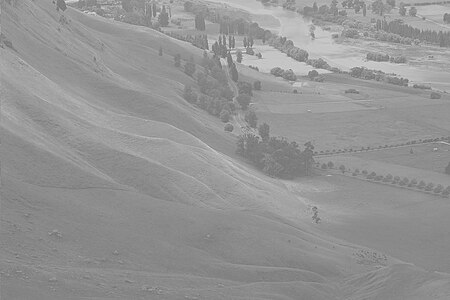
#> input picture histogram_equalisation/image3.jpg, 450 x 300 px, found by its file name
$ jupyter execute --allow-errors histogram_equalisation.ipynb
#> lines starting #> are read from the running program, lines starting #| are printed output that depends on the picture
<a href="https://colab.research.google.com/github/nikhilmishra1710/DIP/blob/main/histogram_equalisation/histogram_equalisation.ipynb" target="_parent"></a>

[cell 1]
import cv2
import numpy as np
import matplotlib.pyplot as plt

[cell 2]
def load_image(path):
  img = cv2.imread(path)
  image_rgb = cv2.cvtColor(img, cv2.COLOR_BGR2RGB)
  initial_matrix_rgb=np.array(image_rgb)

  plt.imshow(initial_matrix_rgb)
  plt.show()

  dimensions = img.shape
  print(dimensions)

  print('Height of Image:', dimensions[0])
  print('Width of Image:', dimensions[1])
  print('Number of Channels:', dimensions[2])

  return initial_matrix_rgb

[cell 3]
def convert_to_grayscale(initial_matrix_rgb):
  row = initial_matrix_rgb.shape[0]
  col = initial_matrix_rgb.shape[1]
  print(row,col)
  initial_matrix_gray = np.zeros((row,col),dtype="int")

  for i in range(row):
    for j in range(col):
      initial_matrix_gray[i,j]=int(round((initial_matrix_rgb[i,j,0]+initial_matrix_rgb[i,j,1]+initial_matrix_rgb[i,j,2])/3))

  plt.imshow(initial_matrix_gray,cmap="gray")
  plt.show()

  return initial_matrix_gray

[cell 4]
def calculate_cdf(initial_matrix_gray):
    values = np.unique(initial_matrix_gray)
    print("Unique pixel values:", values)

    frequency = {}
    for value in values:
        frequency[value] = np.count_nonzero(initial_matrix_gray == value)

    print("Frequency of pixel values:", frequency)

    cdf = {}
    cdf[values[0]] = frequency[values[0]]

    for i in range(1, len(values)):
        cdf[values[i]] = cdf[values[i - 1]] + frequency[values[i]]

    print("Cumulative Distribution Function (CDF):", cdf)
    display_histogram(values,frequency.values(),'Original Image Histogram')
    display_cdf_curve(values,cdf.values(),'Original Image CDF')
    return cdf, values, frequency

[cell 5]
def display_histogram(values,frequency,title):
  plt.bar(values, frequency, width=1, color='gray', edgecolor='black',label="Pixel frequency")
  plt.title(title)
  plt.xlabel('Pixel Value')
  plt.ylabel('Frequency')
  plt.xlim([0, 255])
  plt.xticks(np.arange(0, 256, 16))
  plt.grid(axis='y')
  plt.show()

def display_cdf_curve(values,cumulative_frequency,title):
  plt.plot(values, cumulative_frequency, color='blue', label='CDF')
  plt.title(title)
  plt.xlabel('Pixel Value')
  plt.ylabel('Cumulative Frequency')
  plt.xlim([0, 255])
  plt.xticks(np.arange(0, 256, 16))
  plt.grid(axis='y')
  plt.show()

[cell 6]
def calculate_h(v,cdf,m,n,L=256):
    min_cdf = min(cdf.values())
    return round((L-1)*(cdf[v]-min_cdf)/((m*n)-min_cdf))

[cell 7]
def equalize_matrix(initial_matrix_gray,cdf,values,frequency):
  h={}
  row = initial_matrix_gray.shape[0]
  col = initial_matrix_gray.shape[1]
  for value in values:
      h[value]=calculate_h(value,cdf,row,col)

  equalized_matrix_gray = np.zeros_like(initial_matrix_gray)

  for key, value in h.items():
      equalized_matrix_gray[initial_matrix_gray == key] = value

  print("Equalisied Cumulative Distribution Function (CDF):", h)
  display_histogram(h.values(),frequency.values(),'Equalized Image Histogram')
  display_cdf_curve(h.values(),h.values(),'Equalized Image CDF')
  plt.imshow(equalized_matrix_gray,cmap="gray")
  plt.show()

  return equalized_matrix_gray

[cell 8]
def histogram_equalization(path,new_file_name):
  initial_matrix_rgb=load_image(path)
  initial_matrix_gray=convert_to_grayscale(initial_matrix_rgb)
  cdf,values,frequency=calculate_cdf(initial_matrix_gray)
  equalized_img = equalize_matrix(initial_matrix_gray,cdf,values,frequency)
  cv2.imwrite(new_file_name, equalized_img)
  return equalized_img

[cell 9]
initial_image_matrix = np.array([[52,	55,	61,	59,	79,	61,	76,	61],
[62,	59,	55,	104, 94	,85	,59	,71],
[63,	65,	66,	113, 144,104,	63,	72],
[64,	70,	70,	126, 154,109,	71,	69],
[67,	73,	68,	106, 122,88	,68	,68],
[68,	79,	60,	70, 77	,66	,58	,75],
[69,	85,	64,	58, 55	,61	,65	,83],
[70,	87,	69,	68, 65	,73	,78	,90]
])
plt.imshow(initial_image_matrix,cmap="gray")
plt.show()
cv2.imwrite("/content/image.png", initial_image_matrix)
cdf,values,frequency=calculate_cdf(initial_image_matrix)
equalized_img = equalize_matrix(initial_image_matrix,cdf,values,frequency)
cv2.imwrite("/content/equalized_image4.png", equalized_img)

[cell 10]
final_img=histogram_equalization('/content/image.png','/content/equalized_image.png')
#> in load_image, `plt.show()`:
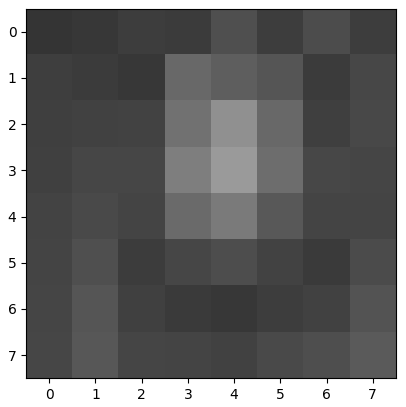
#> figure drawn by matplotlib, 1 panel
#| (8, 8, 3)
#| Height of Image: 8
#| Width of Image: 8
#| Number of Channels: 3
#| 8 8
#> in convert_to_grayscale, `plt.show()`:
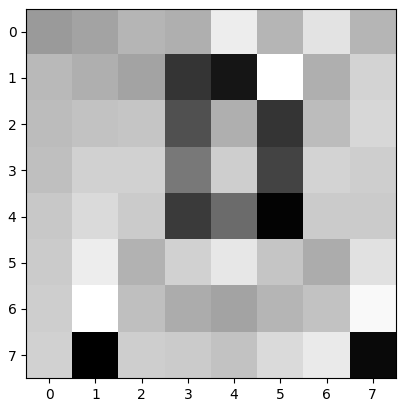
#> figure drawn by matplotlib, 1 panel
#| Unique pixel values: [ 2  3  5  9 19 21 24 28 37 41 52 55 58 59 60 61 62 63 64 65 66 67 68 69
#|  70 71 72 73 75 76 77 78 79 83 85]
#> the loop in calculate_cdf (call 2), `for value in values:` made 35 passes
#> value on passes 1 to 12: 2, 3, 5, 9, 19, 21, 24, 28, 37, 41, 52, 55
#> (printed output is left out)
#> the loop in calculate_cdf (call 2), `for i in range(1, len(values)):` made 34 passes
#> (printed output is left out)
#> call 3 of display_histogram, with values = array of shape (35,), title = 'Original Image Histogram'
#> in display_histogram (call 3), `plt.show()`:
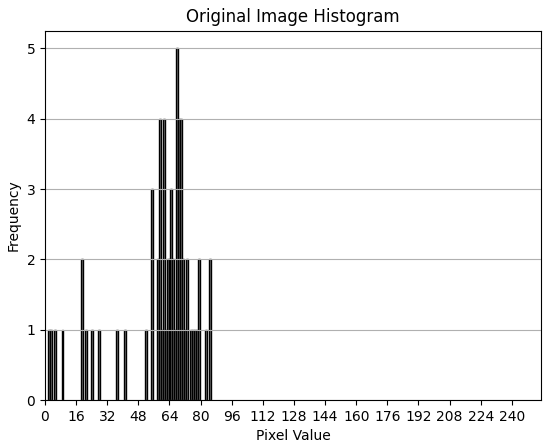
#> figure drawn by matplotlib, 1 panel; tallest bar 5 high, from x = 67.5 to 68.5
#> in histogram_equalization, `cdf,values,frequency=calculate_cdf(initial_matrix_gray)`: cdf = 35 items; values = 35 values from 2 to 85; frequency = 35 items
#> the loop in equalize_matrix (call 2), `for value in values:` made 35 passes
#> the loop in equalize_matrix (call 2), `for key, value in h.items():` made 35 passes
#> (key, value) on passes 1 to 12: (2, 0), (3, 4), (5, 8), (9, 12), (19, 20), (21, 24), (24, 28), (28, 32), (37, 36), (41, 40), (52, 45), (55, 57)
#> (printed output is left out)
#> call 4 of display_histogram, with title = 'Equalized Image Histogram'
#> in display_histogram (call 4), `plt.show()`:
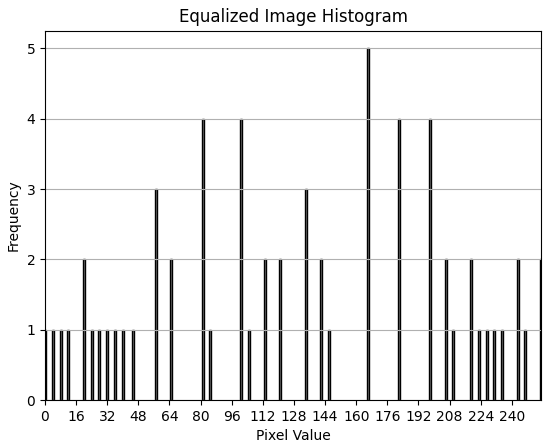
#> figure drawn by matplotlib, 1 panel; tallest bar 5 high, from x = 165.5 to 166.5
#> in equalize_matrix (call 2), `plt.show()`:
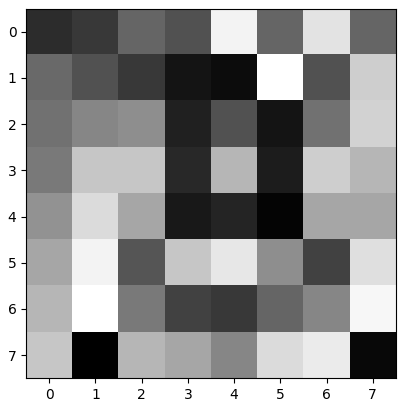
#> figure drawn by matplotlib, 1 panel

#> (a cell that did not finish here is left out)


[cell 12]
final_img = histogram_equalization('/content/image3.jpg','/content/equalized_image3.png')
#> call 3 of load_image, with path = '/content/image3.jpg'
#> in load_image, img is the input picture: shape (300, 450, 3); min 100, max 234, mean 148
#| (300, 450, 3)
#| Height of Image: 300
#| Width of Image: 450
#| Number of Channels: 3
#| 300 450
#> after the loop in convert_to_grayscale (call 2), `for i in range(row):`:
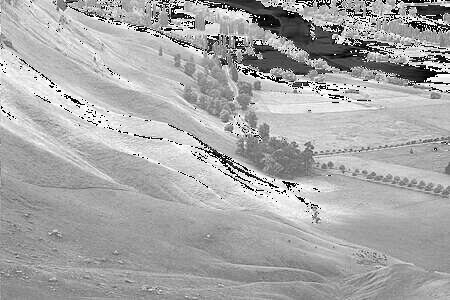
#> initial_matrix_gray: shape (300, 450) int64; min 0, max 85, mean 56.1; drawn with min black and max white
#| Unique pixel values: [ 0  1  2  3  4  5  6  7  8  9 10 11 12 13 14 15 16 17 18 19 20 21 22 23
#|  24 25 26 27 28 29 30 31 32 33 34 35 36 37 38 39 40 41 42 43 44 45 46 47
#|  48 49 50 51 52 53 54 55 56 57 58 59 60 61 62 63 64 65 66 67 68 69 70 71
#|  72 73 74 75 76 77 78 79 80 81 82 83 84 85]
#> (printed output is left out)
#> (printed output is left out)
#> in display_histogram (call 5), `plt.show()`:
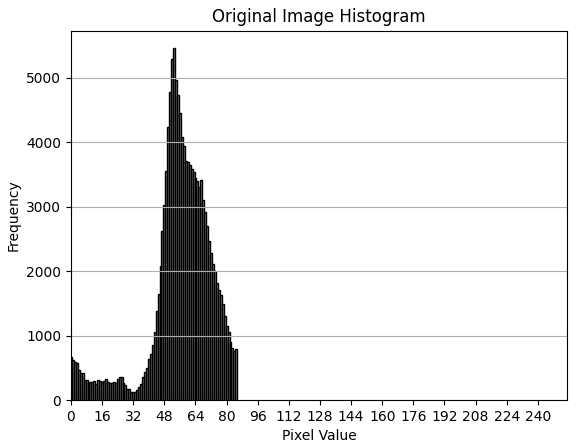
#> figure drawn by matplotlib, 1 panel; tallest bar 5454 high, from x = 52.5 to 53.5
#> in display_cdf_curve (call 5), `plt.show()`:
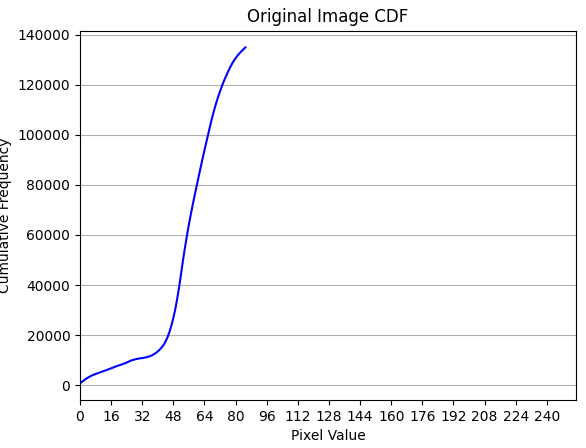
#> figure drawn by matplotlib, 1 panel; curve peaks at x = 85, y = 135000
#> the loop in equalize_matrix (call 3), `for value in values:` made 86 passes
#> after the loop in equalize_matrix (call 3), `for value in values:`: h = 86 items
#> the loop in equalize_matrix (call 3), `for key, value in h.items():` made 86 passes
#> value on passes 1 to 12: 0, 1, 2, 3, 4, 5, 6, 7, 7, 8, 8, 9
#> after the loop in equalize_matrix (call 3), `for key, value in h.items():`:
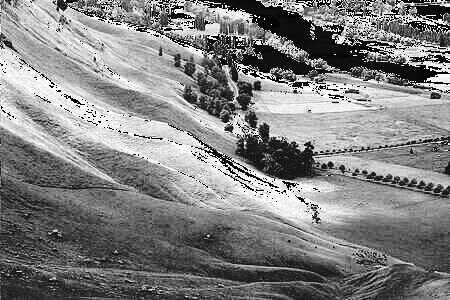
#> equalized_matrix_gray: shape (300, 450) int64; min 0, max 255, mean 129.8
#> (printed output is left out)
#> in display_histogram (call 6), `plt.show()`:
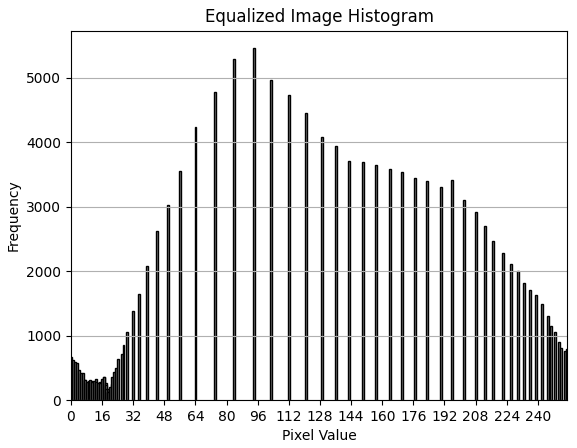
#> figure drawn by matplotlib, 1 panel; tallest bar 5454 high, from x = 93.5 to 94.5
